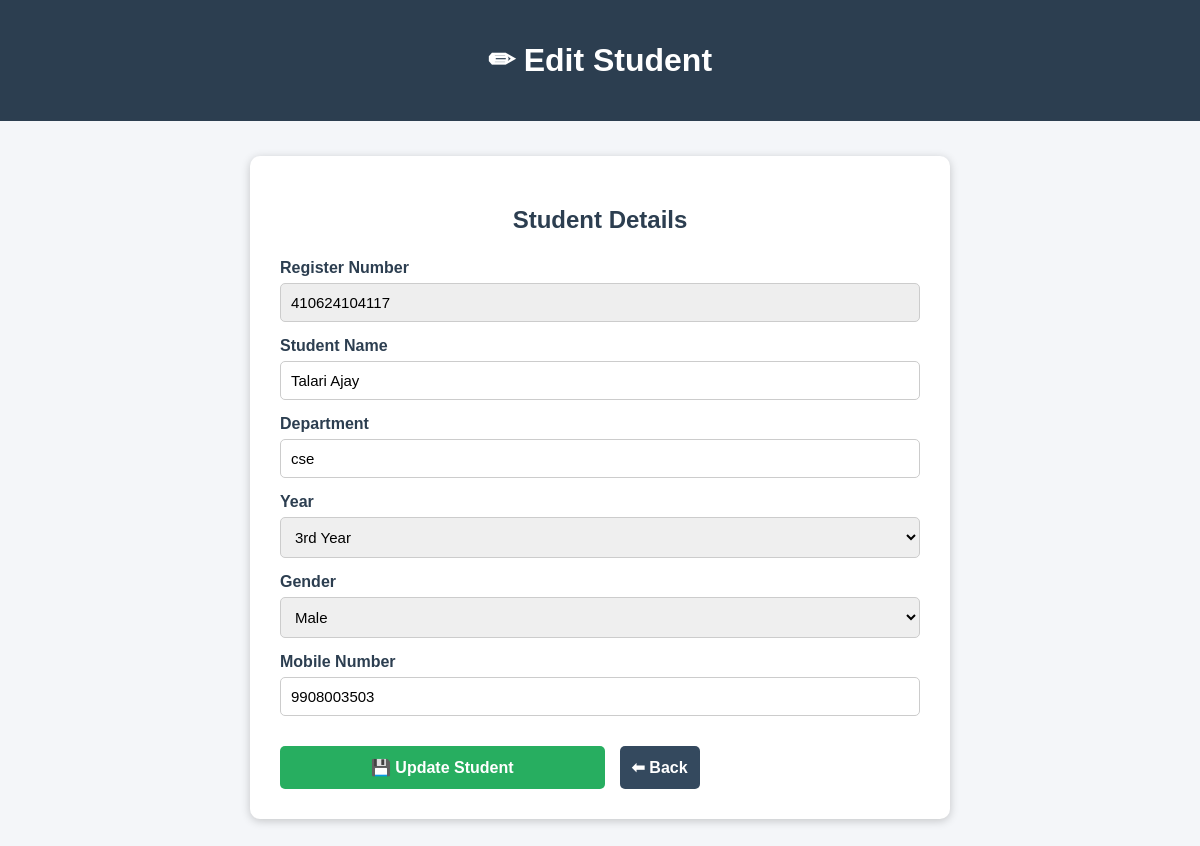
Screenshot of /admin/edit_student/3 (signed in) with the database file from the repository.
### tables this page shows
CREATE TABLE students(
    id INTEGER PRIMARY KEY AUTOINCREMENT,

    college_code TEXT NOT NULL,

    register_no TEXT NOT NULL,

    student_name TEXT NOT NULL,

    department TEXT NOT NULL,

    year TEXT NOT NULL,

    gender TEXT NOT NULL,

    mobile TEXT NOT NULL,

    password TEXT NOT NULL,

    room_id INTEGER,

    FOREIGN KEY(college_code)
    REFERENCES colleges(college_code)
    ON DELETE CASCADE,

    FOREIGN KEY(room_id)
    REFERENCES rooms(id)
    ON DELETE SET NULL,

    UNIQUE(college_code, register_no)
);

### app.py (the view, shortened to what this page needs)
@app.route("/admin/edit_student/<int:student_id>", methods=["GET", "POST"])
def edit_student(student_id):
    if "college_id" not in session:
        return redirect(url_for("admin_login"))
    conn = sqlite3.connect("hostel.db")
    cursor = conn.cursor()
    cursor.execute("""
    SELECT
        register_no,
        student_name,
        department,
        year,
        gender,
        mobile
    FROM students
    WHERE id=?
    """, (student_id,))
    student = cursor.fetchone()
    conn.close()
    return render_template(
        "edit_student.html",
        student=student,
        student_id=student_id
    )

### templates/edit_student.html (shortened to what this page needs)
<!DOCTYPE html>
<html>
<head>
</head>
<body>
<div class="header">
<h1>✏ Edit Student</h1>
</div>
<div class="container">
<div class="card">
<h2>Student Details</h2>
<form method="POST">
<label>Register Number</label>
<input
type="text"
value="{{ student[0] }}"
readonly>
<label>Student Name</label>
<input
type="text"
name="student_name"
value="{{ student[1] }}"
required>
<label>Department</label>
<input
type="text"
name="department"
value="{{ student[2] }}"
required>
<label>Year</label>
<select name="year" required>
<option value="3" {% if student[3]=="3" %}selected{% endif %}>3rd Year</option>
</select>
<label>Gender</label>
<select name="gender" required>
<option value="Male"
{% if student[4]=="Male" %}selected{% endif %}>
Male
</option>
</select>
<label>Mobile Number</label>
<input
type="text"
name="mobile"
value="{{ student[5] }}"
required>
<div class="buttons">
<button
type="submit"
class="save">
💾 Update Student
</button>
<a href="/admin/students">
<button
type="button"
class="back">
⬅ Back
</button>
</a>
</div>
</form>
</div>
</div>
</body>
</html>

### templates/edit_student.html (style rules this page uses)
body { margin:0; font-family:Arial,sans-serif; background:#f4f6f9; }
.header { background:#2c3e50; color:white; text-align:center; padding:20px; }
.container { width:90%; max-width:700px; margin:35px auto; }
.card { background:white; padding:30px; border-radius:10px; box-shadow:0 2px 10px rgba(0,0,0,.2); }
h2 { color:#2c3e50; text-align:center; margin-bottom:25px; }
label { display:block; margin-top:15px; margin-bottom:6px; font-weight:bold; color:#2c3e50; }
input, select { width:100%; padding:10px; border:1px solid #ccc; border-radius:5px; font-size:15px; box-sizing:border-box; }
input[readonly] { background:#eeeeee; }
.buttons { margin-top:30px; display:flex; justify-content:space-between; gap:15px; }
.save { flex:1; background:#27ae60; color:white; border:none; padding:12px; border-radius:5px; cursor:pointer; font-size:16px; font-weight:bold; }
.back { flex:1; background:#34495e; color:white; border:none; padding:12px; border-radius:5px; cursor:pointer; font-size:16px; font-weight:bold; }
a { text-decoration:none; flex:1; }

### rows the page displays
students: register_no "410624104117", student_name "Talari Ajay", department "cse", year "3rd Year", gender "Male", mobile "9908003503"
